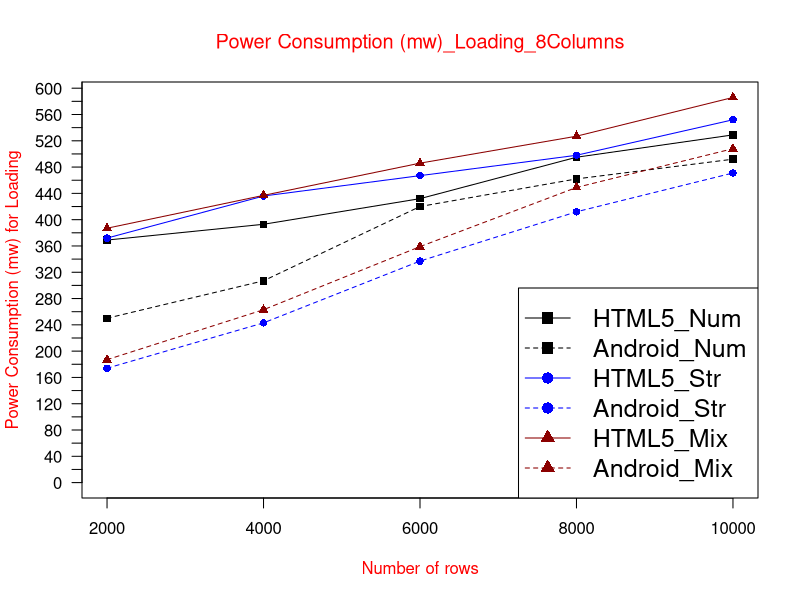

Write R code to recreate this figure.
data <- read.table("PCloading8col.txt", header = TRUE)

max_y <- max(data)
plot_colors <- c("black", "blue", "red4")
png(filename="PCloading8col.png", height = 1000, width = 1450, bg = "white")
plot(data$HTML5_Num, type = "o", col = plot_colors[1], pch=15,  ylim=c(0,max_y), axes=FALSE, ann=FALSE)
axis(1, at=1:5, lab=c("2000", "4000", "6000", "8000", "10000"))
axis(2, las=1, at=20*0:max_y, cex.axis = 1)

box()
lines(data$Android_Num, type="o", pch=15, lty=2, col=plot_colors[1])
lines(data$HTML5_Str, type="o", pch=16, lty=1,  col=plot_colors[2])
lines(data$Android_Str, type="o", pch=16, lty=2,  col=plot_colors[2])   
lines(data$HTML5_Mix, type="o", pch=17, lty=1, col=plot_colors[3])
lines(data$Android_Mix, type="o", pch=17, lty=2,   col=plot_colors[3])

title(main="Power Consumption (mw)_Loading_8Columns", col.main="red", font.main=6)
title(xlab= "Number of rows", col.lab="red")
title(ylab= "Power Consumption (mw) for Loading", col.lab="red")
legend('bottomright', max_y, names(data), cex=1.5, col=c("black", "black","blue", "blue","red4","red4"), pch=c(15,15,16,16,17,17), lty=c(1,2,1,2,1,2));

dev.off()
